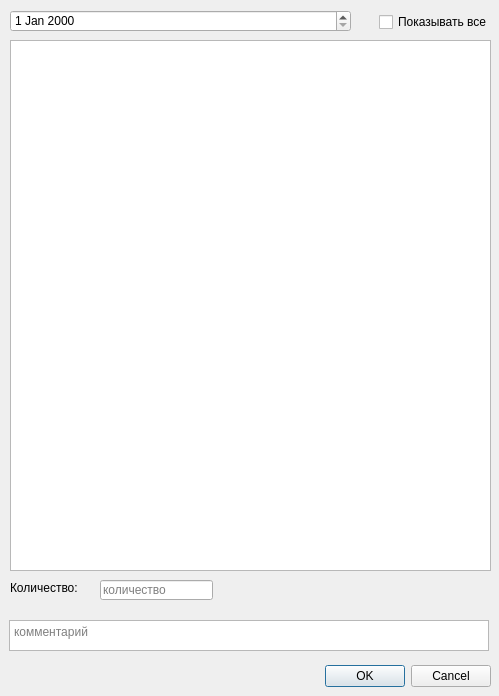
<?xml version="1.0" encoding="UTF-8"?>
<ui version="4.0">
 <class>OneFoodIntakeDialog</class>
 <widget class="QDialog" name="OneFoodIntakeDialog">
  <property name="geometry">
   <rect>
    <x>0</x>
    <y>0</y>
    <width>499</width>
    <height>696</height>
   </rect>
  </property>
  <property name="windowTitle">
   <string>Dialog</string>
  </property>
  <widget class="QDialogButtonBox" name="buttonBox">
   <property name="geometry">
    <rect>
     <x>150</x>
     <y>660</y>
     <width>341</width>
     <height>32</height>
    </rect>
   </property>
   <property name="orientation">
    <enum>Qt::Horizontal</enum>
   </property>
   <property name="standardButtons">
    <set>QDialogButtonBox::Cancel|QDialogButtonBox::Ok</set>
   </property>
  </widget>
  <widget class="QDateEdit" name="dateExecution">
   <property name="geometry">
    <rect>
     <x>10</x>
     <y>10</y>
     <width>341</width>
     <height>22</height>
    </rect>
   </property>
  </widget>
  <widget class="QListWidget" name="listFoods">
   <property name="geometry">
    <rect>
     <x>10</x>
     <y>40</y>
     <width>481</width>
     <height>531</height>
    </rect>
   </property>
  </widget>
  <widget class="QPlainTextEdit" name="textComment">
   <property name="geometry">
    <rect>
     <x>9</x>
     <y>620</y>
     <width>480</width>
     <height>31</height>
    </rect>
   </property>
   <property name="placeholderText">
    <string>комментарий</string>
   </property>
  </widget>
  <widget class="QLabel" name="label">
   <property name="geometry">
    <rect>
     <x>10</x>
     <y>580</y>
     <width>121</width>
     <height>16</height>
    </rect>
   </property>
   <property name="text">
    <string>Количество:</string>
   </property>
   <property name="textFormat">
    <enum>Qt::PlainText</enum>
   </property>
  </widget>
  <widget class="QLineEdit" name="textAmount">
   <property name="geometry">
    <rect>
     <x>100</x>
     <y>580</y>
     <width>113</width>
     <height>20</height>
    </rect>
   </property>
   <property name="placeholderText">
    <string>количество</string>
   </property>
  </widget>
  <widget class="QCheckBox" name="chkShowAll">
   <property name="geometry">
    <rect>
     <x>379</x>
     <y>12</y>
     <width>111</width>
     <height>20</height>
    </rect>
   </property>
   <property name="text">
    <string>Показывать все</string>
   </property>
  </widget>
 </widget>
 <resources/>
 <connections>
  <connection>
   <sender>buttonBox</sender>
   <signal>accepted()</signal>
   <receiver>OneFoodIntakeDialog</receiver>
   <slot>accept()</slot>
   <hints>
    <hint type="sourcelabel">
     <x>248</x>
     <y>254</y>
    </hint>
    <hint type="destinationlabel">
     <x>157</x>
     <y>274</y>
    </hint>
   </hints>
  </connection>
  <connection>
   <sender>buttonBox</sender>
   <signal>rejected()</signal>
   <receiver>OneFoodIntakeDialog</receiver>
   <slot>reject()</slot>
   <hints>
    <hint type="sourcelabel">
     <x>316</x>
     <y>260</y>
    </hint>
    <hint type="destinationlabel">
     <x>286</x>
     <y>274</y>
    </hint>
   </hints>
  </connection>
  <connection>
   <sender>listFoods</sender>
   <signal>currentItemChanged(QListWidgetItem*,QListWidgetItem*)</signal>
   <receiver>OneFoodIntakeDialog</receiver>
   <slot>selectFood(QListWidgetItem*)</slot>
   <hints>
    <hint type="sourcelabel">
     <x>250</x>
     <y>305</y>
    </hint>
    <hint type="destinationlabel">
     <x>249</x>
     <y>347</y>
    </hint>
   </hints>
  </connection>
  <connection>
   <sender>chkShowAll</sender>
   <signal>stateChanged(int)</signal>
   <receiver>OneFoodIntakeDialog</receiver>
   <slot>chkShowAllStateChanged(int)</slot>
   <hints>
    <hint type="sourcelabel">
     <x>434</x>
     <y>21</y>
    </hint>
    <hint type="destinationlabel">
     <x>249</x>
     <y>347</y>
    </hint>
   </hints>
  </connection>
 </connections>
 <slots>
  <slot>selectFood(QListWidgetItem*)</slot>
  <slot>chkShowAllStateChanged(int)</slot>
 </slots>
</ui>
